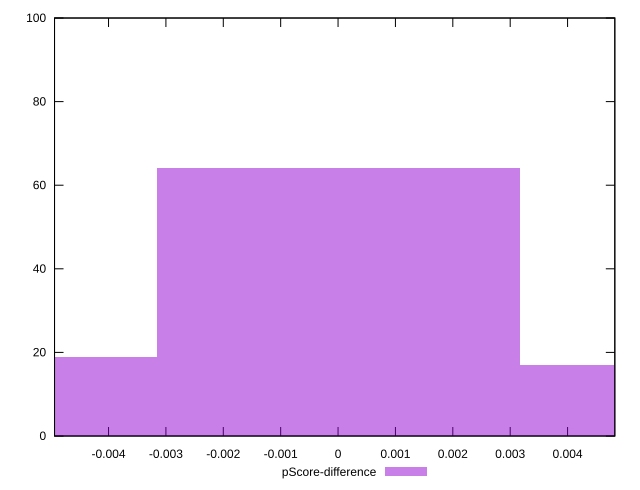

Write gnuplot code to recreate this figure.
reset

$pScoreDifference <<EOF
0 64
0.00632594999600699 17
-0.00632594999600699 19
EOF

set key outside below
set boxwidth 0.00632594999600699
set xrange [-0.004941176470588227:0.0048235294117647265]
set yrange [0:100]
set trange [0:100]
set style fill transparent solid 0.5 noborder
set terminal svg size 640, 490 enhanced background rgb 'white'
set output "report_00013_2021-02-09T12-04-24.940Z/uses-rel-preload/samples/pages+cached+noadtech+nomedia/pScore-difference/histogram.svg"

plot $pScoreDifference title "pScore-difference" with boxes

reset
